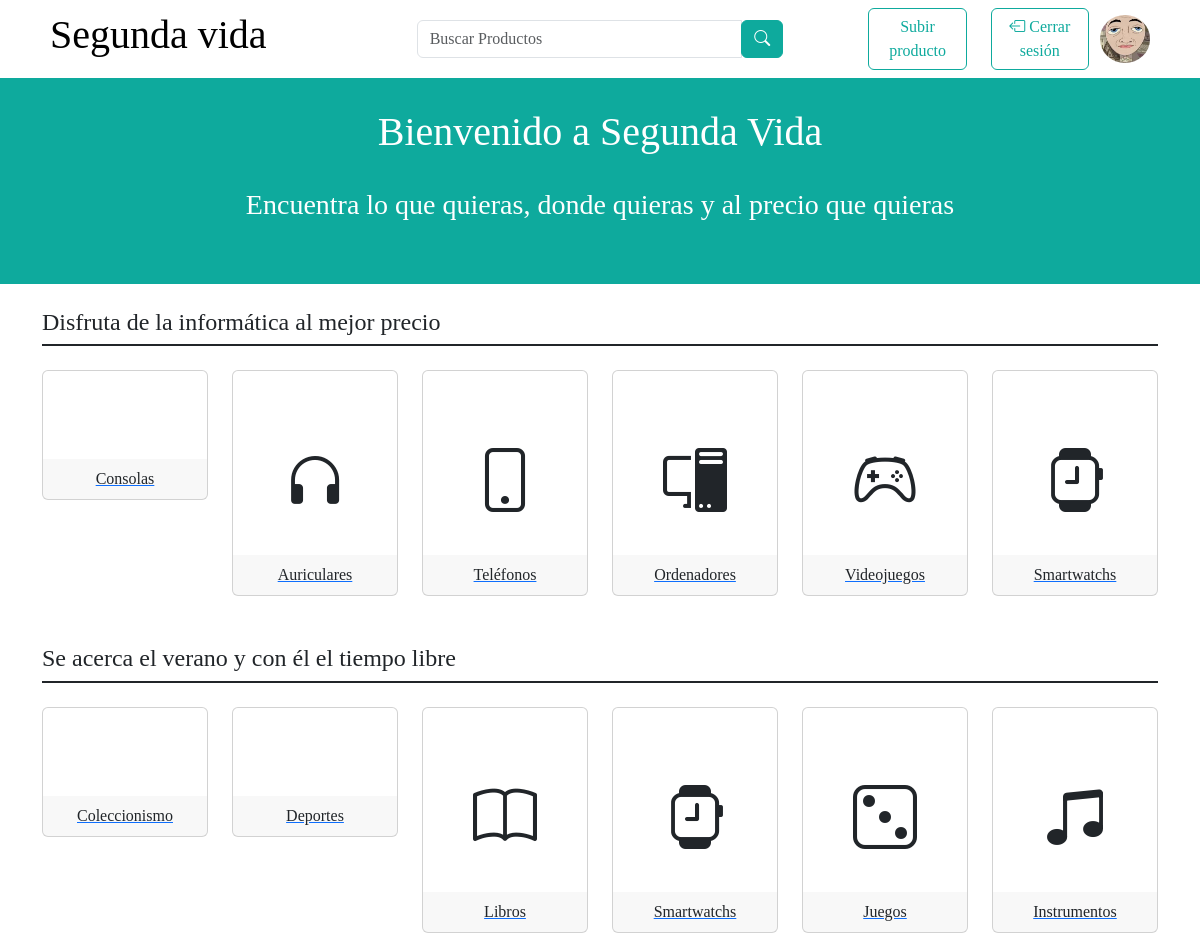
The app's page / (signed in), older data.
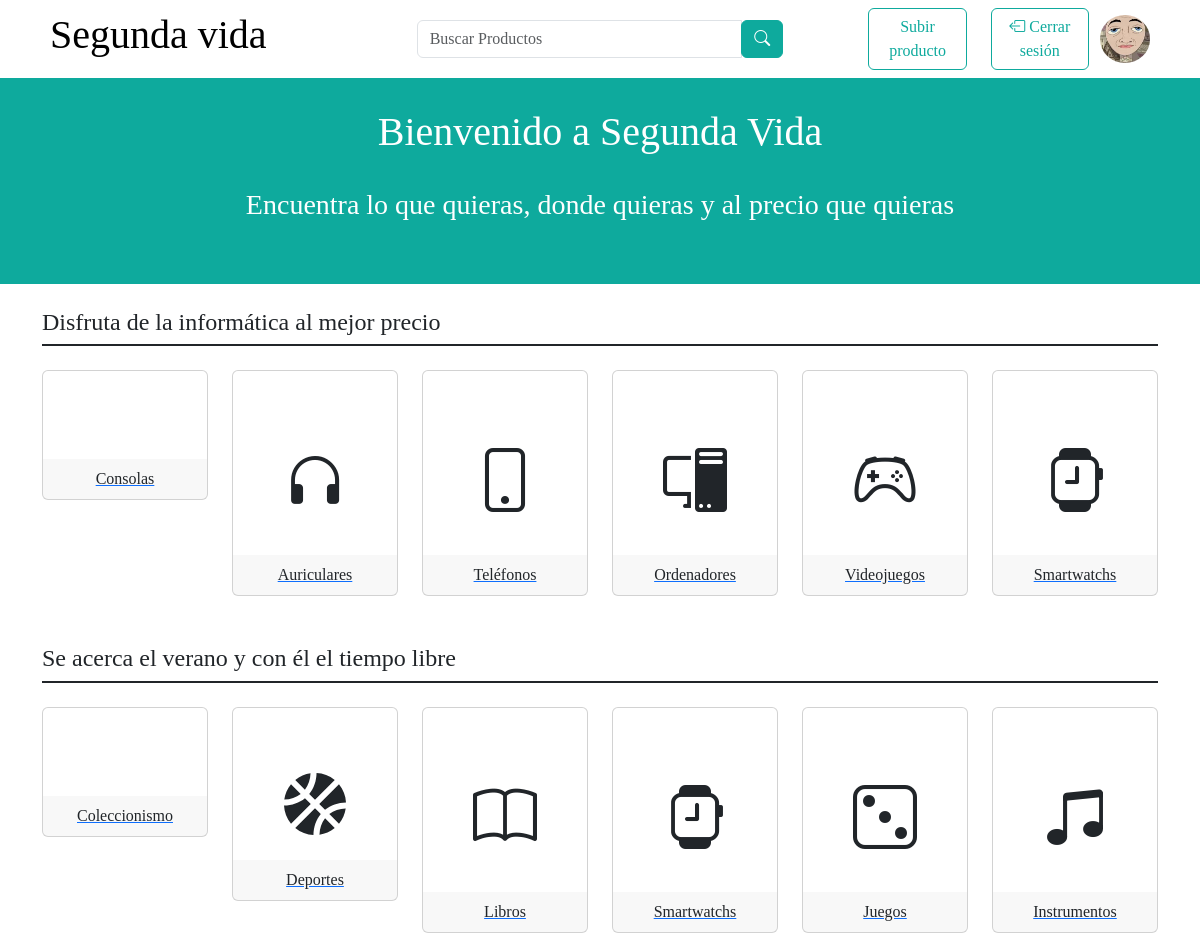
The same page, newer data.
### tfg_app/models.py (models this page shows, shortened)
class Categoria(models.Model):
    id = models.IntegerField(primary_key=True)
    nombre = models.CharField(max_length = 1000)
    icono = models.CharField(max_length=1000)

### tfg_app/views.py (the view)
# urls.py: path('', Menu.as_view(), name='index'),
class Menu(LoginRequiredMixin,TemplateView):
    template_name = 'menu.html'
    def get_context_data(self, **kwargs):
            context = super().get_context_data(**kwargs)
            context['perfil'] = Perfil.objects.get(user_id = self.request.user.id)
            context['informaticos'] = Categoria.objects.filter(nombre__in = ['Consolas','Auriculares','Teléfonos','Ordenadores','Videojuegos','Smartwatchs'] )
            context['verano'] = Categoria.objects.filter(nombre__in = ['Deportes','Libros','Coleccionismo','Juegos','Instrumentos','Smartwatchs'] )
            return context

### tfg_app/templates/menu.html (shortened to what this page needs)
<!DOCTYPE html>
<html lang="en">
<head>
</head>
<body>
    {% include 'header.html'%}
    <div class="titulo">
        <div class="col p-4 text-center bg-primary">
            <div class="row">
                <h1>Bienvenido a Segunda Vida</h1>
            </div>
            <div class="row p-4">
                <h3>Encuentra lo que quieras, donde quieras y al precio que quieras</h3>
            </div>
        </div>
        <div class="border border-3 border-primary"></div>
    </div>
    <br>
<div class="container">
    <h4>Disfruta de la informática al mejor precio</h4>
    <div class="border border-1 border-dark"></div>
    <br>
<div class="row">
    {% for categoria in informaticos%}
    <div class="col-md-2" >
        <a href="{% url 'product_list' pk=categoria.pk%}">
        <div class="card pt-5"id="cart" >
            <div class="card-body text-center p-2 pt-3 pb-4">
                <i class="{{categoria.icono}}"  style="font-size: 4em;"></i>
            </div>
            <div class="card-footer border-0 text-center p-2" style=" text-decoration: none;">
                {{categoria.nombre}}
            </div>
        </div>
    </a>
    </div>
    {% endfor %}
</div>
    <br><br>
    <h4>Se acerca el verano y con él el tiempo libre</h4>
    <div class="border border-1 border-dark"></div>
    <br>
<div class="row">
    {% for categoria in verano%}
    <div class="col-md-2" >
        <a href="{% url 'product_list' pk=categoria.pk%}">
        <div class="card pt-5"id="cart" >
            <div class="card-body text-center p-2 pt-3 pb-4">
                <i class="{{categoria.icono}}" style="font-size: 4em;"></i>
            </div>
            <div class="card-footer border-0 text-center p-2">
                {{categoria.nombre}}
            </div>
        </div>
    </a>
    </div>
    {% endfor%}
</div>
</body>

Row changes from the older to the newer data that the page shows:
changed Categoria "Deportes": icono empty → "fas fa-basketball-ball" (drawn)
